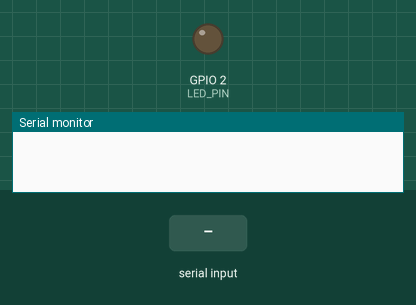
Recording of a sketch running on a simulated ESP32. Parts: output pins drawn as LEDs (lit = HIGH), the last lines printed to the serial monitor. The inputs (shaded band) are chosen by the test bench. Nothing arrives over Bluetooth unless stated.

Above: at 1.2 s.
1.3 s: "on" received over the second serial link
At 3.1 s:
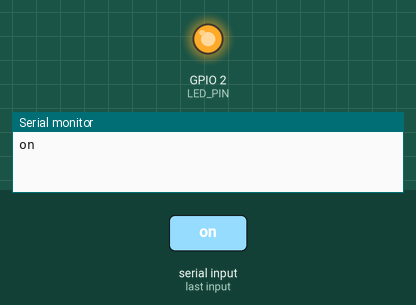
6.3 s: "off" received over the second serial link
At 8.1 s:
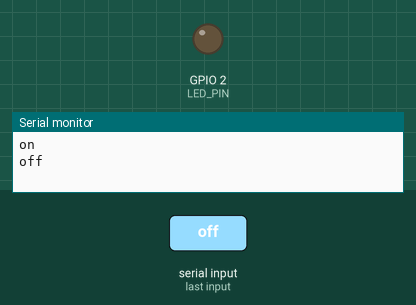
Timing chart, 0 to 9.6 s (numbered marks = the images above; inputs shaded):
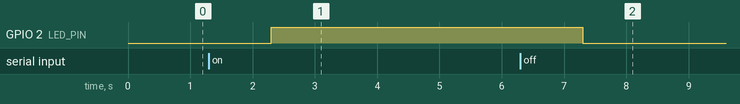

Measured:
- after the input at 1.3 s, GPIO 2 (LED_PIN): LOW → HIGH after 1.0 s
- after the input at 6.3 s, GPIO 2 (LED_PIN): HIGH → LOW after 1.0 s

The sketch:

W4_lab2.ino
```cpp
#include <BluetoothSerial.h> // 引入Bluetooth函式庫

BluetoothSerial BT; // 宣告一個藍牙通訊物件，名字為BT
String msg = "";    // 儲存透過藍牙接收到的訊息
#define LED_PIN 2   // ESP32上面小顆藍色LED的腳位

#define GROUP_ID 2  // 請將問號改成你們的組別數字

void setup(){
  // 定義Baud rate
  Serial.begin(9600);
  pinMode(LED_PIN, OUTPUT);
  // 設定藍牙名稱為ESP32_?(根據自己的組別id)，並啟用藍牙
  BT.begin("ESP32_"+String(GROUP_ID));
}

void loop(){
  if(BT.available()){
    msg = BT.readString();
    msg.trim();
    Serial.println(msg);
    // 判斷msg是否為hi，若是則在手機的bluetooth terminal印出句子"Group id is ???"
    if(msg == "hi"){
      // Add your code
      BT.println("Our group id is 2");
    }
    // 判斷msg是否為on，若是則點亮NodeMCU32s上面的藍色LED燈
    // 並在手機的bluetooth terminal印出句子"LED is turned on"
    else if(msg == "on"){
      // Add your code
      digitalWrite(LED_PIN,HIGH);
    }
    // 判斷msg是否為off，若是則熄滅NodeMCU32s上面的藍色LED燈
    // 並在手機的bluetooth terminal印出句子"LED is turned off"
    else if(msg == "off"){
      // Add your code
      digitalWrite(LED_PIN,LOW);
    }
    // 判斷msg是否為blink，若是則讓NodeMCU32s上面的藍色LED燈閃爍5次(亮暗間隔1s)
    // 並在手機的bluetooth terminal印出句子"LED is blinking"
    else if(msg == "blink"){
      // Add your code
      for (int i;i<5;i++)
      {
        digitalWrite(LED_PIN,HIGH);
        delay(1000);
        digitalWrite(LED_PIN,LOW);
        delay(1000);
      }
    }
    // 若msg都不是上面的字串，在手機的bluetooth terminal印出"Sorry :("
    else {
      // Add your code
      BT.println("Sorry");
    }
  }
    // ===== 電腦 Serial Monitor -> ESP32 -> 手機 (聊天) =====
    if(Serial.available()){
      String input = Serial.readString();
      BT.println(input);
      // 移除多餘換行
      // Add your code
      // 傳給手機
      // 自己電腦端確認bl
    }
}
```
